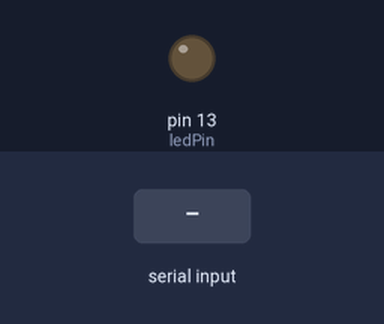
Bench run of a sketch on a simulated Arduino Uno, built with avr-gcc and run on an emulated ATmega328P. Parts: output pins drawn as LEDs (lit = HIGH). Inputs (shaded band) come from the test bench.

Above: at 1.2 s.
1.3 s: "H" received over Serial
At 2.0 s:
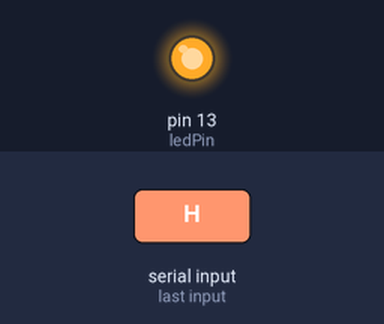
2.8 s: "L" received over Serial
At 3.1 s:
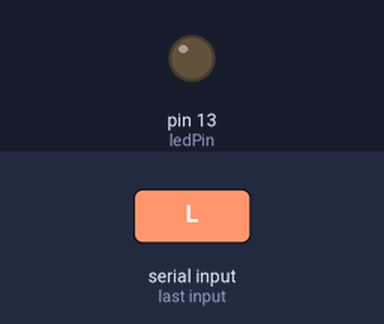
Timing chart, 0 to 5.8 s (numbered marks = the images above; inputs shaded):
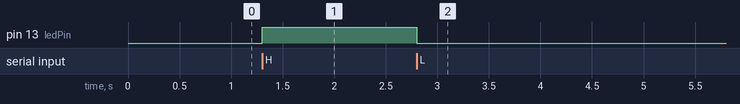

Measured:
- after the input at 1.3 s, pin 13 (ledPin): LOW → HIGH at once
- after the input at 2.8 s, pin 13 (ledPin): HIGH → LOW at once

The sketch:

15-2-dve-platu.ino
```cpp
const int ledPin = 13; // пін підключення світлодіода
int var;              // змінна для збереження отриманих даних

void setup() {
  Serial.begin(9600);     // запуск Serial
  pinMode(ledPin, OUTPUT); // налаштовуємо LED як вихід
}

void loop() {
  if (Serial.available() > 0) { // якщо є вхідні дані
    var = Serial.read();        // зчитуємо символ

    if (var == 'H') {           // якщо отримали символ H
      digitalWrite(ledPin, HIGH); // увімкнути світлодіод
    }

    if (var == 'L') {           // якщо отримали символ L
      digitalWrite(ledPin, LOW);  // вимкнути світлодіод
    }
  }
}
```
